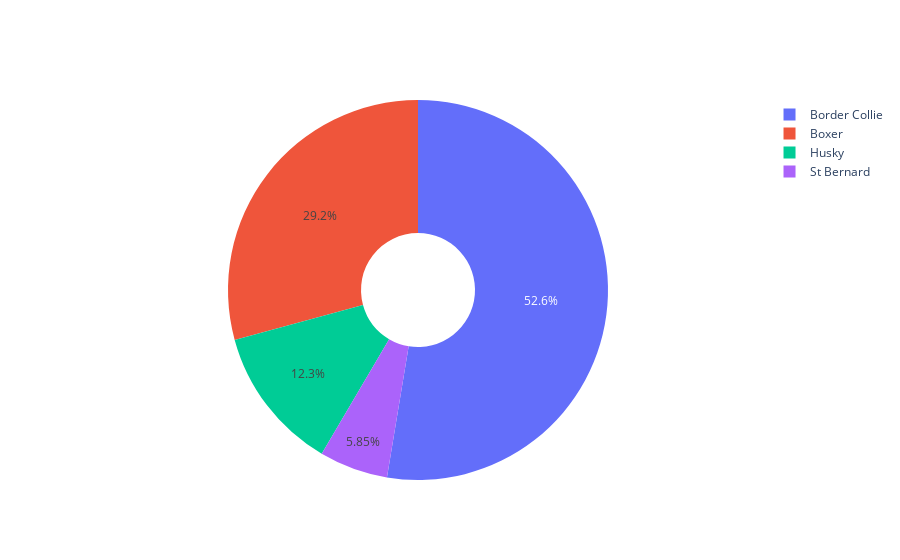

The notebook cell this image was saved under:
### Code cell
from jupyter_plotly_dash import JupyterDash

import dash
import dash_leaflet as dl
import dash_core_components as dcc
import dash_html_components as html
import plotly.express as px
import dash_table #as dt
from dash.dependencies import Input, Output, State

import base64 ##this is needed for the image
import plotly.graph_objects as go  #needed for my pie chart

import os
import numpy as np
import pandas as pd
from pymongo import MongoClient
from bson.json_util import dumps

#### FIX ME #####
# change animal_shelter and AnimalShelter to match your CRUD Python module file name and class name
from aacanimal_shelter import AnimalShelter





###########################
# Data Manipulation / Model
###########################
# FIX ME change for your username and password and CRUD Python module name
username = "aacuser"
password = "toulouse"
shelter = AnimalShelter(username, password)


# class read method must support return of cursor object 
df = pd.DataFrame.from_records(shelter.read({}))

print(df)

#########################
# Dashboard Layout / View
#########################
app = JupyterDash('Dash DataTable Only')

#FIX ME Add in Grazioso Salvare’s logo
image_filename = 'GraziosoSalvareLogo.png' # replace with your own image
encoded_image = base64.b64encode(open(image_filename, 'rb').read())

#FIX ME Place the HTML image tag in the line below into the app.layout code according to your design
#FIX ME Also remember to include a unique identifier such as your name or date
#html.Img(src='data:image/png;base64,{}'.format(encoded_image.decode()))

app.layout = html.Div([
#    html.Div(id='hidden-div', style={'display':'none'}),
    html.Center(html.B(html.H1('SNHU CS-340 Dashboard'))),
    html.Hr(),
    html.Div(className='row',
            style={'display' : 'flex'},
            children=[
                html.Button(id='submit-button-one', n_clicks=0, children='Water Rescue'),
                html.Button(id='submit-button-two', n_clicks=0, children='Mountain Rescue'),
                html.Button(id='submit-button-three', n_clicks=0, children='Disaster Rescue'),
                html.Button(id='submit-button-four', n_clicks=0, children='Reset')
            ]),
    dash_table.DataTable(
        id='datatable-interactivity',
        columns=[
            {"name": i, "id": i, "deletable": False, "selectable": True} for i in df.columns
        ],
        data=df.to_dict('records'),
        editable=False,
        #filter_action="native",
        sort_mode="multi",
        column_selectable=False,
        row_selectable=False,
        row_deletable=False,
        selected_columns=[],
        selected_rows=[],
        page_action="native",
        page_current=0,
        page_size=10,
        
#FIXME Add in code for the interactive filtering options. For example, Radio buttons, drop down, checkboxes, etc.
#FIXME: Set up the features for your interactive data table to make it user-friendly for your client
#If you completed the Module Six Assignment, you can copy in the code you created here 
        
    ),
    html.Br(),
     html.Hr(),
     html.Div(
            id='map-id',
            className='col s12 m6',
            )
])
#This sets up the dashboard so that your chart and your geolocation chart are side-by-side
html.Div(className='row',
         style={'display' : 'flex'},
             children=[
        html.Div(
            id='graph-id',
            className='col s12 m6',

            ),
        html.Div(
            id='map-id',
            className='col s12 m6',
            )
        ])

#start Preferred Breeds
df = pd.DataFrame.from_records(shelter.read({
    "breed" :{"$in": ["Newfoundland", "Labrador Retriever Mix", "Chesapeake Bay Retriever"]},
    "sex_upon_outcome":{"$eq":"Intact Female"}, "age_upon_outcome_in_weeks":{"$gte":26,"$lte":156}
}))

#############################################
# Interaction Between Components / Controller
#############################################

    
@app.callback([Output('datatable-interactivity', "data")],
    [Input('submit-button-one', 'n_clicks'), Input('submit-button-two', 'n-_clicks'), 
     Input('submit-button-three', 'n_clicks'), Input('submit-button-four', 'n_clicks')]  
)
def on_click(bt1, bt2, bt3, bt4):
    #start case
    if (int(bt1)== 0 and int(bt2) ==0 and int(bt3) ==0 and int(bt4) ==0):
        df = pd.DataFrame.from_records(shelter.read({}))
    elif (int(bt1) > int(bt2)):
        df = pd.DataFrame(list(shelter.read({"animal_type":"Water Rescue"})))
    elif (int(bt2) > int(bt1)):
        df = pd.DataFrame(list(shelter.read({"animal_type": "Mountain Rescue"})))
    elif (int(bt3) > int(bt4)):
        df = pd.DataFrame(list(shelter.read({"animal_type": "Disaster Rescue"})))
    elif (int(bt4) > int(bt3)):
        df = pd.DataFrame(list(shelter.read({"Reset"})))
    return df.to_dict('records')

#[{
       # 'if': { 'column_id': i },
       # 'background_color': '#D2F3FF'
   # } for i in selected_columns]

@app.callback(
    Output('graph-id', "children"),
    [Input('datatable-id', "derived_viewport_data")])
def update_graphs(viewData):
    ###FIX ME ####
    # add code for chart of your choice (e.g. pie chart) #
    #return [
    #    dcc.Graph(            
    #        figure = ###
    #    )    
    #]
#start of pie chart
    @app.callback(
    Output("pie-chart", "figure"),
    [Input("names", "value"),
     Input("values", "value")])
    
    def generate_chart(names, values):
        fig = px.pie(df, values=values, names=names)
        return fig

labels = ['Border Collie','Boxer','Husky','St Bernard']
values = [4500, 2500, 1053, 500]

fig = go.Figure(data=[go.Pie(labels=labels, values=values, hole=.3)])
fig.show()
    
@app.callback(
        Output('datatable-interactivity-map', "children"),
        [Input('datatable-interactivity', "derived_viewport_data"),
         Input('datatable-interactivity', "derived_viewport_selected_rows")])

#Output('map-id', "children"),
#[Input('datatable-id', "derived_viewport_data")])

def update_map(viewData, rows):
        viewDF = pd.DataFrame.from_dict(viewData)
        dff = viewDF.loc[rows]
        
#@app.callback(
 #       Output('datatable-interactivity-container', "children"),
  #      [Input('datatable-interactivity', "derived_viewport_data")])
#def update_graphs(viewData):
    
#FIXME: Add in the code for your geolocation chart
#If you completed the Module Six Assignment, you can copy in the code you created here.

        dff = pd.DataFrame.from_dict(viewData)
    
    # Austin TX is at [30.75,-97.48]
        return [dl.Map(style={'width': '1000px', 'height': '500px'}, center=[30.75,-97.48], zoom=10, children=[
            dl.TileLayer(id="base-layer-id"),
            # Marker with tool tip and popup
            dl.Marker(position=[dff.loc[0,'30.75'],diff.loc[0,'-97.48']], children=[
                dl.Tooltip(dff['breed']),
                dl.Popup([
                    html.H1("Reilly"),
                    html.P(dff.loc[0,'name'])
                ])
            ])
        ])]



app

### Figure 1 — Plotly figure (JSON) as saved in the notebook; plotly's stock layout.template omitted (floating-point values rounded to 4 significant figures)
{"data": [{"hole": 0.3, "labels": ["Border Collie", "Boxer", "Husky", "St Bernard"], "type": "pie", "values": [4500, 2500, 1053, 500]}], "layout": {}}
